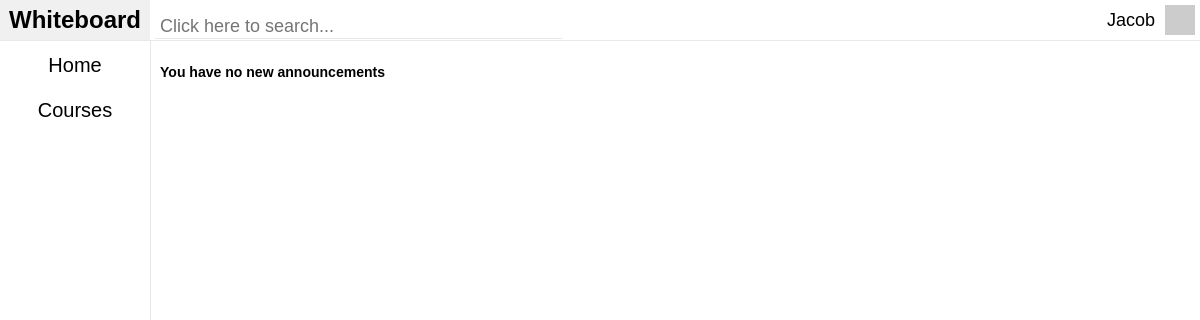
Before: /site/index.php (signed in) with the older database file.
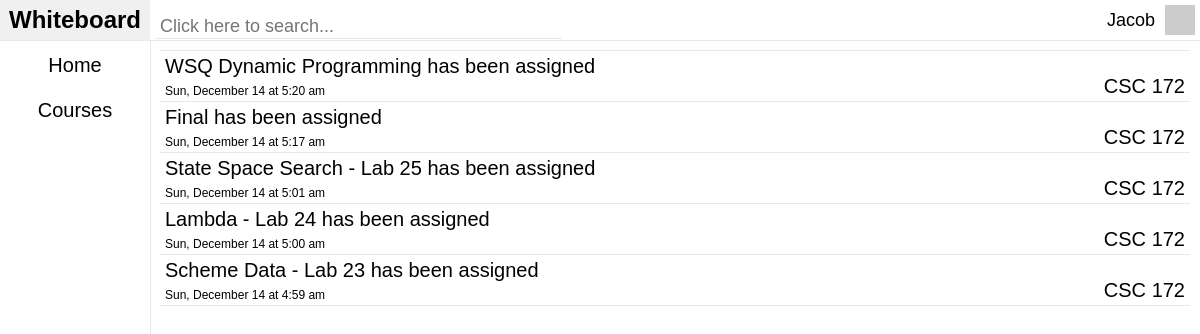
After: the same page with the newer database file.
### tables this page shows
CREATE TABLE `announcements` (
`announcementID` int(10) unsigned NOT NULL,
  `time` int(10) unsigned NOT NULL,
  `type` enum('GRADE','ASSIGNMENT','RESOURCE','ANNOUNCEMENT') NOT NULL,
  `typeID` int(10) unsigned DEFAULT NULL,
  `sectionID` int(10) unsigned NOT NULL,
  `userID` int(10) unsigned NOT NULL,
  `isRead` tinyint(1) NOT NULL DEFAULT '0',
  `title` text,
  `comment` text
);

CREATE TABLE `assignments` (
`assignmentID` int(10) unsigned NOT NULL,
  `name` varchar(128) NOT NULL,
  `category` enum('TEST','LAB','QUIZ','MINIQUIZ','REPORT','ESSAY','HOMEWORK','PARTICIPATION','MIDTERM','FINAL','OTHER') NOT NULL,
  `maxScore` int(6) DEFAULT NULL,
  `creatorID` int(10) unsigned NOT NULL COMMENT 'The creator',
  `curveType` enum('ADD_PERCENT','ADD_CONSTANT','REDUCE_MAX') DEFAULT NULL,
  `curveParam` tinyint(4) DEFAULT NULL,
  `due_time` int(10) unsigned NOT NULL,
  `show_letter` tinyint(1) NOT NULL,
  `comment` text,
  `latePolicyID` int(10) unsigned NOT NULL,
  `fileID` int(10) unsigned DEFAULT NULL,
  `gradeVisible` tinyint(1) NOT NULL DEFAULT '0',
  `submittable` tinyint(1) NOT NULL
);

CREATE TABLE `courses` (
`courseID` int(10) unsigned NOT NULL,
  `school` varchar(64) NOT NULL,
  `department` char(3) NOT NULL,
  `number` smallint(3) unsigned NOT NULL,
  `type` enum('MAIN_COURSE','LAB','RECITATION','WORKSHOP') NOT NULL,
  `title` varchar(64) NOT NULL,
  `description` text NOT NULL,
  `credits` decimal(2,1) unsigned NOT NULL,
  `requirements` text,
  `clusters` text COMMENT 'This should be removed and expanded into a whole tables, but for now we''re not dealing with clusters and just leaving them as text.',
  `prerequisites` text,
  `cross_listed` text
);

### site/classes/Login.php (called while the page is built, shortened)
<?php
class Login
{
	public $db_connection = null;
	private $type = "";
	private $user_is_logged_in = false;
	public function databaseConnection()
	{
		if ($this->db_connection != null) {
			return true;
		} else {
			try {
				$this->db_connection = new PDO('mysql:host='. DB_HOST .';dbname='. DB_NAME . ';charset=utf8', DB_USER, DB_PASS);
				return true;
			} catch (PDOException $e) {
				$this->errors[] = "Database connection problem." . $e->getMessage();
			}
		}
		return false;
	}
	private function loginWithSessionData()
	{
		$this->email = $_SESSION['email'];
		$this->type = $_SESSION['type'];
		$this->user_is_logged_in = true;
	}
	public function isUserLoggedIn()
	{
		return $this->user_is_logged_in;
	}
	public function getType()
	{
		return $this->type;
	}
	public function getGravatarImageUrl($email, $s = 50, $d = 'mm', $r = 'g', $atts = array() )
	{
		$url = 'http://www.gravatar.com/avatar/';
		$url .= md5(strtolower(trim($email)));
		$url .= "?s=$s&d=$d&r=$r&f=y";
		$this->user_gravatar_image_url = $url;
		$url = '<img src="' . $url . '"';
		$url .= ' />';
	}
}

### site/index.php (the view, shortened to what this page needs)
<?php
require_once($_SERVER['DOCUMENT_ROOT'] .'/included/libraries/PHPMailer.php');
require_once($_SERVER['DOCUMENT_ROOT'] .'/classes/Login.php');
$login = new Login();
if ($login->isUserLoggedIn() == true) {
	include($_SERVER['DOCUMENT_ROOT'] .'/included/header.php');
	?>
<div id="mainContentContainerContent" class="mainContentContainerContent">
<link rel="stylesheet" type="text/css" href="../../included/css/assignments.css">
<?php
if ($login->databaseConnection()) {
	if($login->getType() == "STUDENT") {
		$query_sectionAnnouncements = $login->db_connection->prepare('SELECT * FROM announcements WHERE userID = :userID ORDER BY time DESC LIMIT 100');
			$query_sectionAnnouncements->bindValue(':userID', $_SESSION['userID'], PDO::PARAM_STR);
			$query_sectionAnnouncements->execute();
		if($query_sectionAnnouncements->rowCount() == 0) {
			echo "<h3>You have no new announcements</h3>";
		}
		$i = 0;
		while($announcements = $query_sectionAnnouncements->fetchObject()) {
			echo "<div id='assignmentsAssignmentContainer' class='assignmentsAssignmentContainer' ". ((!$i++)? "style='border-top: solid 1px rgb(232,232,232);'" : "") ." >";
			echo "<div id='assignmentsAssignmentHeader' class='assignmentsAssignmentHeader'>";
			echo "<div id='assignmentsAssignmentName' class='assignmentsAssignmentName'>";
			if($announcements->type=="GRADE") {
				$query_grade = $login->db_connection->prepare('SELECT * FROM grades WHERE gradeID = :gradeID');
					$query_grade->bindValue(':gradeID', $announcements->typeID, PDO::PARAM_STR);
					$query_grade->execute();
					$grade = $query_grade->fetchObject();
				$query_assignment = $login->db_connection->prepare('SELECT * FROM assignments WHERE assignmentID = :assignmentID');
					$query_assignment->bindValue(':assignmentID', $grade->assignmentID, PDO::PARAM_STR);
					$query_assignment->execute();
					$assignment = $query_assignment->fetchObject();
				echo $assignment->name ." has been graded";
			} else if($announcements->type=="ASSIGNMENT") {
				$query_assignment = $login->db_connection->prepare('SELECT * FROM assignments WHERE assignmentID = :assignmentID');
					$query_assignment->bindValue(':assignmentID', $announcements->typeID, PDO::PARAM_STR);
					$query_assignment->execute();
					$assignment = $query_assignment->fetchObject();
				echo $assignment->name ." has been assigned";
			} else if($announcements->type=="RESOURCE") {
				$query_resource = $login->db_connection->prepare('SELECT * FROM sectionResources WHERE resourceID = :resourceID');
					$query_resource->bindValue(':resourceID', $announcements->typeID, PDO::PARAM_STR);
					$query_resource->execute();
					$resource = $query_resource->fetchObject();
				echo $resource->name ." has been added to resources";
			} else if($announcements->type=="ANNOUNCEMENT") {
				echo $announcements->title;
			}
			echo "</div>";
			echo "<div id='assignmentsAssignmentDue' class='assignmentsAssignmentDue'>";
			echo date('D, F j \a\t g:i a', $announcements->time) ."";
			echo "</div>";
			echo "<div id='assignmentsAssignmentGrade' class='assignmentsAssignmentGrade'>";
				$query_section = $login->db_connection->prepare('SELECT * FROM sections WHERE sectionID = :sectionID');
					$query_section->bindValue(':sectionID', $announcements->sectionID, PDO::PARAM_STR);
					$query_section->execute();
					$section = $query_section->fetchObject();
				$query_course = $login->db_connection->prepare('SELECT * FROM courses WHERE courseID = :courseID');
					$query_course->bindValue(':courseID', $section->courseID, PDO::PARAM_STR);
					$query_course->execute();
					$course = $query_course->fetchObject();
				echo $course->department ." ". $course->number;
				echo "</div>";
				echo "</div>";
				echo "</div>";
			}
		} else if($login->getType() == "TEACHER") {
			echo "<h3>Welcome back!</h3>";
		}
	}
}
include($_SERVER['DOCUMENT_ROOT'] .'/included/footer.php');
?>

### site/included/header.php (shortened to what this page needs)
<?php
require_once($_SERVER['DOCUMENT_ROOT'] .'/included/libraries/PHPMailer.php');
require_once($_SERVER['DOCUMENT_ROOT'] .'/classes/Login.php');
$login = new Login();
?>
<!DOCTYPE html>
<html>
<head>
	<link rel="stylesheet" type="text/css" href="../../included/css/header.css">
	<link rel="stylesheet" type="text/css" href="../../included/css/jquery.datetimepicker.css"/ >
</head>
<body>
	<div id="navBarContainer" class="navBarContainer">
		<a href="../">
		<div id="navBarLogoContainer" class="navBarLogoContainer">
			Whiteboard
		</div>
		</a>
		<div id="navBarSearchContainer" class="navBarSearchContainer">
			<input id="navBarSearchBar" class="navBarSearchBar" placeholder="Click here to search..." autocomplete="off" autocorrect="off" onfocus="this.placeholder='Type to search...'" onblur="this.placeholder='Click here to search...'">
		</div>
		<div id="navBarUserContainer" class="navBarUserContainer">
			<div id="navBarUserName" class="navBarUserName">
				<?php
					echo "&nbsp;" . $_SESSION['name_first'] . " " . $_SESSION['name_last'];
				?>
				<div id="navBarUserAvatarContainer" class="navBarUserAvatarContainer">
					<?php
						echo "<img width='30' height='30' src='". $login->user_gravatar_image_url ."' />";
					?>
				</div>
			</div>
		</div>
	</div>
	<div id="sideBarContainer" class="sideBarContainer">
		<a href="../" class="noUnderline">
		<?php
		if($_SERVER["REQUEST_URI"] == "/") {
			echo "<div id='sideBarHomeContainer' class='sideBarTabContainer selected'>";
		} else {
			echo "<div id='sideBarHomeContainer' class='sideBarTabContainer'>";
		}
		?>
			Home
		</div>
		</a>
		<a href="../../courses/" class="noUnderline">
		<?php
		if(strpos($_SERVER["REQUEST_URI"],'courses') !== false) {
			echo "<div id='sideBarCoursesContainer' class='sideBarTabContainer selected'>";
		} else {
			echo "<div id='sideBarCoursesContainer' class='sideBarTabContainer'>";
		}
		?>
			Courses
		</div>
		</a>
	</div>
	<div id="mainContentContainer" class="mainContentContainer">

### site/included/footer.php
</div>
</body>
</html>

### site/included/css/header.css (style rules this page uses)
body { font-family: Arial, sans-serif; font-size: 12px; margin: 0px; }
a { color: inherit; }
.navBarContainer { width: 100%; height: 40px; background-color: #FFF; border-bottom: solid 1px rgb(232,232,232); top:0; position: fixed; z-index: 5; }
.navBarLogoContainer { font-size: 24px; font-weight: bold; width: 150px; line-height: 40px; height: 40px; text-align: center; float: left; cursor: pointer; -webkit-transition: background-color .3s; }
.navBarSearchContainer { width:400px; height:30px; padding: 5px; float: left; }
.navBarSearchBar { padding-left:5px; width:400px; font-size: 18px; outline: 0; border: 0; border-bottom:solid 1px rgb(232,232,232); position: absolute; z-index: 1; margin-top:10px; }
.navBarUserContainer { height: 40px; float: right; font-size: 18px; line-height: 40px; text-align: right; -webkit-user-select: none; right:0; background-color: #FFF; position: absolute; z-index: 5; border-bottom: solid 1px rgb(232,232,232); overflow: hidden; max-width: 400px; }
.navBarUserName { cursor: pointer; }
.navBarUserAvatarContainer { width: 30px; height: 30px; position: relative; float: right; margin: 5px 5px 5px 10px; }
.sideBarContainer { width:150px; height: 100%; background-color: #FFF; border-right:solid 1px rgb(232,232,232); float: left; position: fixed; top:0; margin-top:40px; z-index: 4; }
.mainContentContainer { left:150px; padding: 0px; top: 40px; position: absolute; min-width: 450px; overflow: auto; }
.mainContentContainerContent { padding:10px; overflow: auto; }
.sideBarTabContainer { width:150px; height:40px; margin-top:5px; background-color: #FFF; line-height: 40px; font-size: 20px; cursor: pointer; text-align: center; -webkit-transition: background-color .3s; }
.noUnderline { text-decoration: none; }

### site/included/css/assignments.css (style rules this page uses)
.assignmentsAssignmentContainer { border-bottom: solid 1px rgb(232,232,232); height:50px; overflow:hidden; }
.assignmentsAssignmentHeader { padding-left:5px; padding-right:5px; -webkit-transition: background-color .3s; -webkit-touch-callout: none; -webkit-user-select: none; -khtml-user-select: none; -moz-user-select: none; -ms-user-select: none; user-select: none; }
.assignmentsAssignmentName { line-height: 30px; font-size: 20px; }
.assignmentsAssignmentDue { line-height: 20px; }
.assignmentsAssignmentGrade { line-height: 50px; font-size: 20px; width: 100px; float: right; text-align: right; margin-top:-40px; }

Changed rows visible on the page:
added announcements: assignments.name "WSQ Dynamic Programming", time "Sun, December 14 at 5:20 am", courses.department "CSC", courses.number "172"
added announcements: assignments.name "Final", time "Sun, December 14 at 5:17 am", courses.department "CSC", courses.number "172"
added announcements: assignments.name "State Space Search - Lab 25", time "Sun, December 14 at 5:01 am", courses.department "CSC", courses.number "172"
added announcements: assignments.name "Lambda - Lab 24", time "Sun, December 14 at 5:00 am", courses.department "CSC", courses.number "172"
added announcements: assignments.name "Scheme Data - Lab 23", time "Sun, December 14 at 4:59 am", courses.department "CSC", courses.number "172"
Other visible differences:
text no longer shown: "You have no new announcements"
